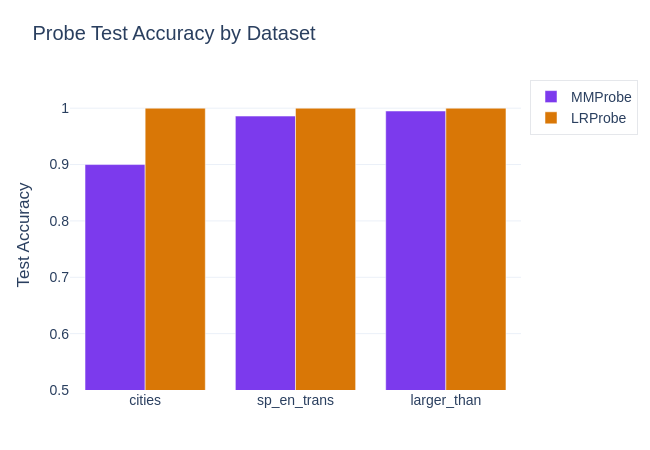

Notebook cell for this chart:
### Markdown cell above
# Train a LR Probe

### Code cell
class LRProbe(t.nn.Module):
    def __init__(self, d_in: int, scaler_mean: Tensor | None = None, scaler_scale: Tensor | None = None):
        super().__init__()
        self.net = t.nn.Sequential(t.nn.Linear(d_in, 1, bias=False), t.nn.Sigmoid())
        self.register_buffer("scaler_mean", scaler_mean)
        self.register_buffer("scaler_scale", scaler_scale)

    def _normalize(self, x: Float[Tensor, "n d_model"]) -> Float[Tensor, "n d_model"]:
        """Apply StandardScaler normalization if scaler parameters are available."""
        if self.scaler_mean is not None and self.scaler_scale is not None:
            return (x - self.scaler_mean) / self.scaler_scale
        return x

    def forward(self, x: Float[Tensor, "n d_model"]) -> Float[Tensor, " n"]:
        return self.net(self._normalize(x)).squeeze(-1)

    def pred(self, x: Float[Tensor, "n d_model"]) -> Float[Tensor, " n"]:
        return self(x).round()

    @property
    def direction(self) -> Float[Tensor, " d_model"]:
        return self.net[0].weight.data[0]

    @staticmethod
    def from_data(
        acts: Float[Tensor, "n d_model"],
        labels: Float[Tensor, " n"],
        C: float = 0.1,
        device: str = "cpu",
    ) -> "LRProbe":
        """
        Train an LR probe using sklearn's LogisticRegression with StandardScaler normalization.

        Args:
            acts: Activation matrix [n_samples, d_model].
            labels: Binary labels (1=true, 0=false).
            C: Inverse regularization strength (lower = stronger regularization).
                Default 0.1 (reg_coeff=10) matches the deception-detection paper's cfg.yaml.
                The repo class default is reg_coeff=1000 (C=0.001), which is stronger.
            device: Device to place the resulting probe on.
        """
        X = acts.cpu().float().numpy()
        y = labels.cpu().float().numpy()

        # Standardize features (zero mean, unit variance) before fitting, as in the paper
        scaler = StandardScaler()
        X_scaled = scaler.fit_transform(X)

        # fit_intercept=False: the paper fits on normalized data so the intercept is redundant
        lr_model = LogisticRegression(C=C, random_state=42, fit_intercept=False, max_iter=1000)
        lr_model.fit(X_scaled, y)

        # Build probe with scaler parameters baked in
        scaler_mean = t.tensor(scaler.mean_, dtype=t.float32)
        scaler_scale = t.tensor(scaler.scale_, dtype=t.float32)
        probe = LRProbe(acts.shape[-1], scaler_mean=scaler_mean, scaler_scale=scaler_scale).to(device)
        probe.net[0].weight.data[0] = t.tensor(lr_model.coef_[0], dtype=t.float32).to(device)

        return probe


lr_probe = LRProbe.from_data(train_acts["cities"], train_labels["cities"], device="cpu")

# Train accuracy
train_preds = lr_probe.pred(train_acts["cities"])
train_acc = (train_preds == train_labels["cities"]).float().mean().item()

# Test accuracy
test_preds = lr_probe.pred(test_acts["cities"])
test_acc = (test_preds == test_labels["cities"]).float().mean().item()

print("LRProbe on cities:")
print(f"  Train accuracy: {train_acc:.3f}")
print(f"  Test accuracy:  {test_acc:.3f}")
print(f"  Direction norm: {lr_probe.direction.norm().item():.3f}")
#assert test_acc >= 0.80, f"Test accuracy too low: {test_acc:.3f} (expected >= 0.90)"

# Compare directions
mm_dir = mm_probe.direction / mm_probe.direction.norm()
lr_dir = lr_probe.direction / lr_probe.direction.norm()
cos_sim = (mm_dir @ lr_dir).item()
print(f"\nCosine similarity between MM and LR directions: {cos_sim:.4f}")

# Compare both probes across all 3 datasets
results_rows = []
for name in DATASET_NAMES:
    mm_p = MMProbe.from_data(train_acts[name], train_labels[name])
    lr_p = LRProbe.from_data(train_acts[name], train_labels[name])

    mm_test_acc = (mm_p.pred(test_acts[name]) == test_labels[name]).float().mean().item()
    lr_test_acc = (lr_p.pred(test_acts[name]) == test_labels[name]).float().mean().item()
    results_rows.append({"Dataset": name, "MM Test Acc": f"{mm_test_acc:.3f}", "LR Test Acc": f"{lr_test_acc:.3f}"})

results_df = pd.DataFrame(results_rows)
print("\nProbe accuracy comparison across datasets:")
display(results_df)

# Bar chart
fig = go.Figure()
fig.add_trace(go.Bar(
    name="MMProbe",
    x=DATASET_NAMES,
    y=[float(r["MM Test Acc"]) for r in results_rows],
    marker_color=PLOT_COLORS["mm"],
))
fig.add_trace(go.Bar(
    name="LRProbe",
    x=DATASET_NAMES,
    y=[float(r["LR Test Acc"]) for r in results_rows],
    marker_color=PLOT_COLORS["lr"],
))
fig.update_layout(
    **PLOT_BASE,
    title="Probe Test Accuracy by Dataset",
    yaxis_title="Test Accuracy",
    yaxis_range=[0.5, 1.05],
    barmode="group",
    height=450,
    width=650,
)
fig.show()

### Figure 1 — Plotly figure (JSON) as saved in the notebook; plotly's stock layout.template omitted (floating-point values rounded to 4 significant figures)
{"data": [{"marker": {"color": "#7C3AED"}, "name": "MMProbe", "type": "bar", "x": ["cities", "sp_en_trans", "larger_than"], "y": [0.9, 0.986, 0.995]}, {"marker": {"color": "#D97706"}, "name": "LRProbe", "type": "bar", "x": ["cities", "sp_en_trans", "larger_than"], "y": [1, 1, 1]}], "layout": {"barmode": "group", "font": {"family": "Arial, sans-serif", "size": 14}, "height": 450, "legend": {"bgcolor": "rgba(255,255,255,0.8)", "bordercolor": "#E5E7EB", "borderwidth": 1}, "margin": {"b": 60, "l": 70, "r": 40, "t": 80}, "title": {"text": "Probe Test Accuracy by Dataset"}, "width": 650, "yaxis": {"range": [0.5, 1.05], "title": {"text": "Test Accuracy"}}}}
